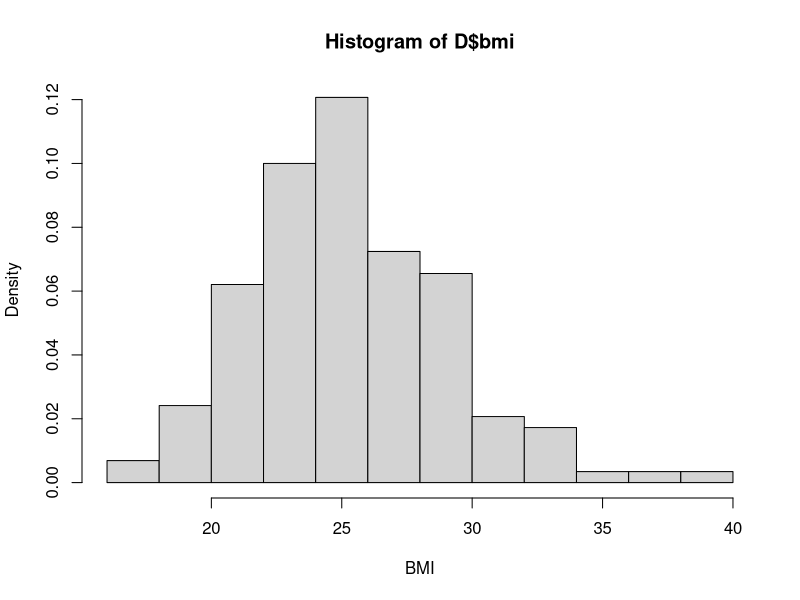
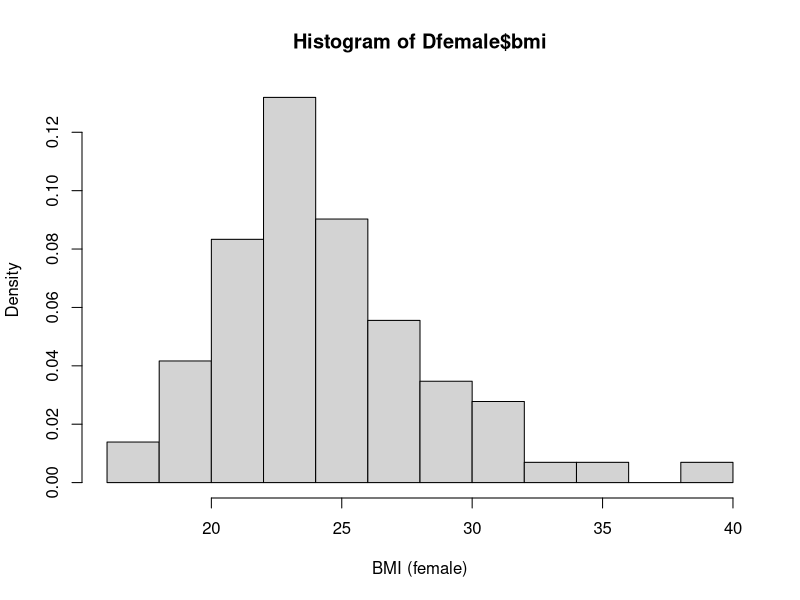
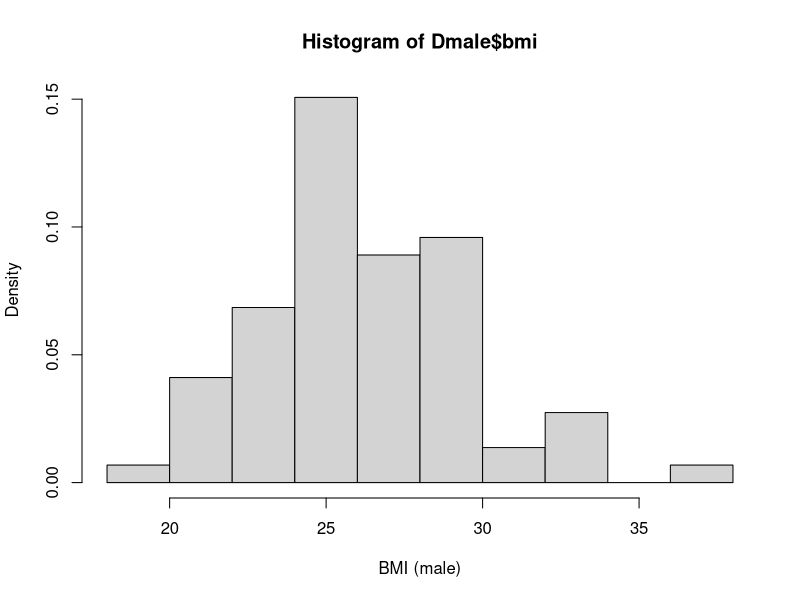
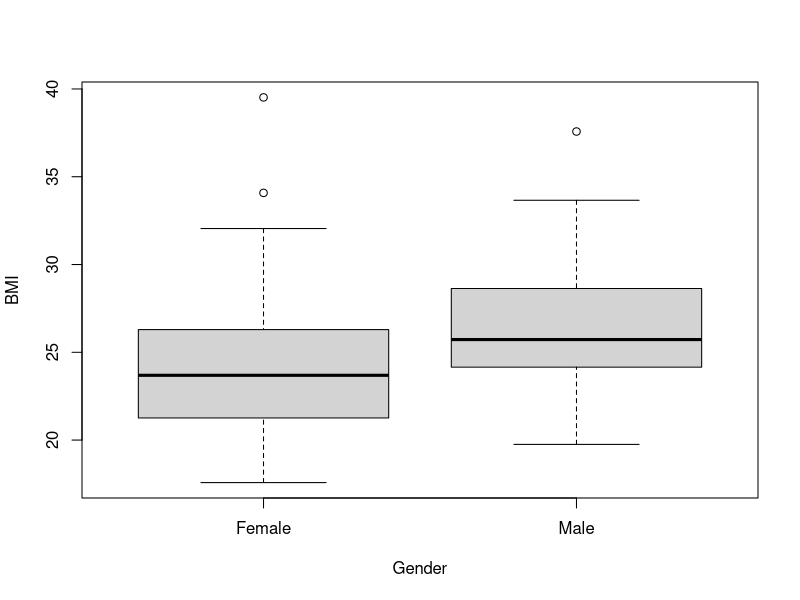
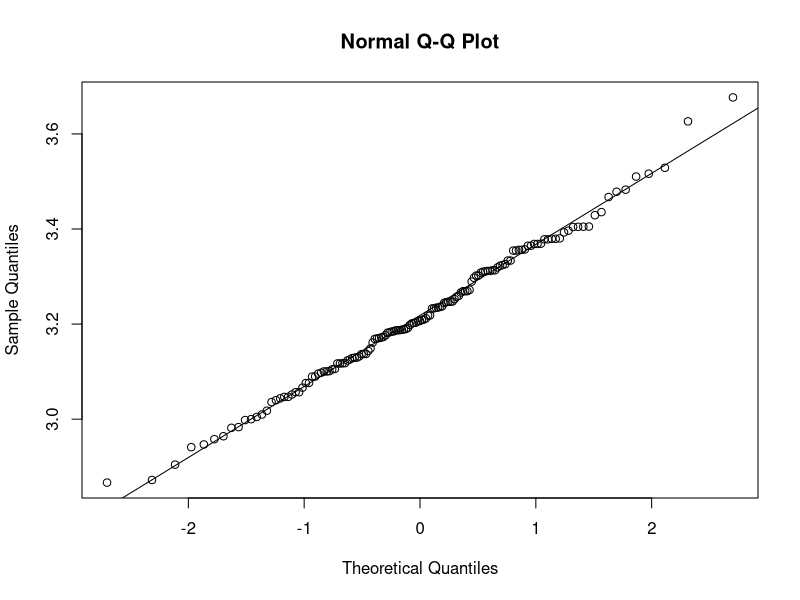
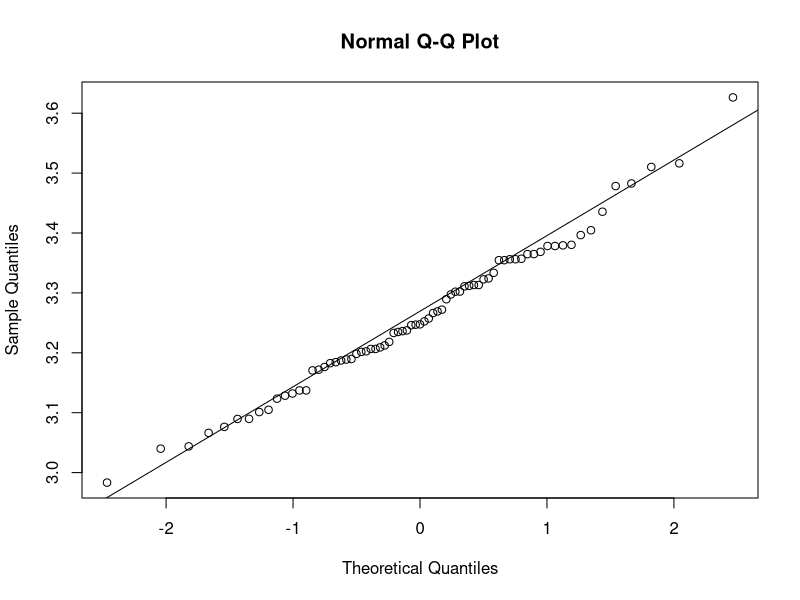
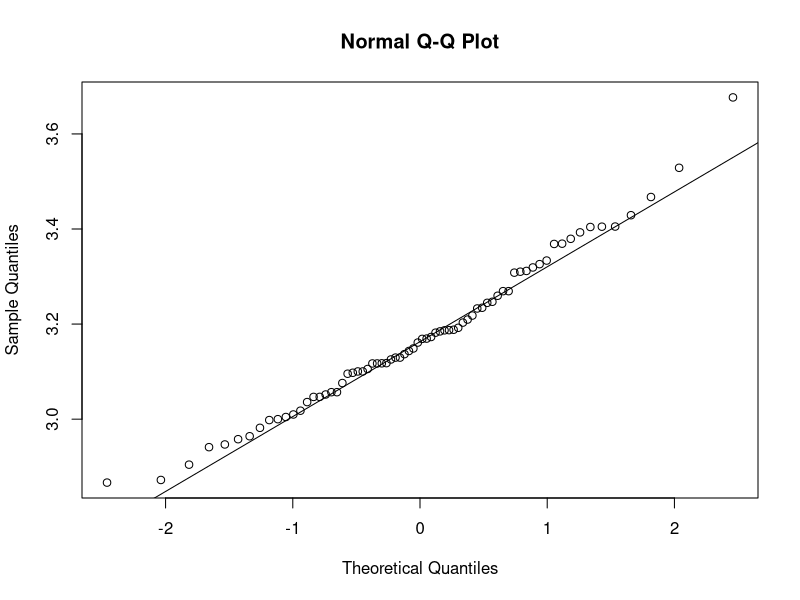
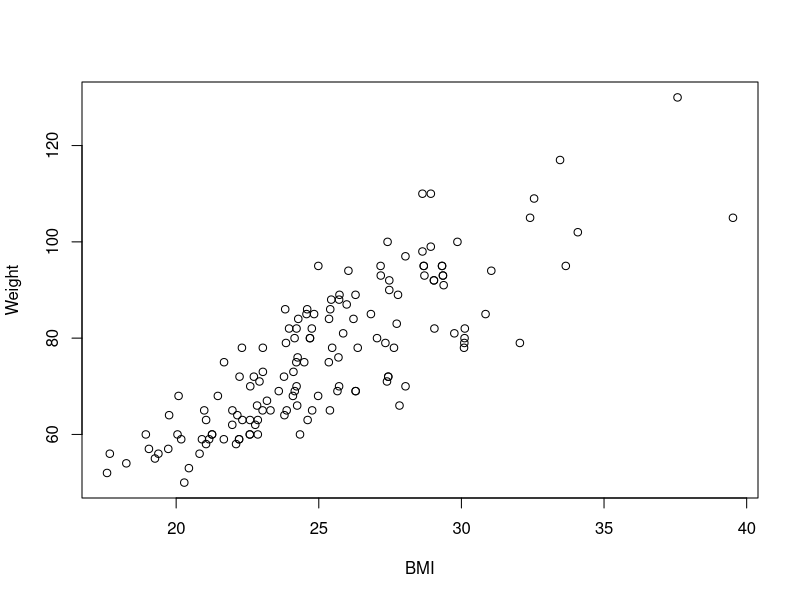

Recreate these plots in R, in order.

###########################################################################
## Set the working directory

## In RStudio the working directory is easily set via the menu
## "Session -> Set Working Directory -> To Source File Location" 
## Note: In R only "/" is used for separating in paths 
## (i.e. no backslash).
setwd("~/books/fifth_sem_dtu/stats/bmi1")

###########################################################################
## Read data into R

## Read data from bmi1_data.csv
D <- read.table("bmi1_data.csv", header=TRUE, sep=";", as.is=TRUE)

###########################################################################
## Simple overview of the data

## Dimensions of D (number of rows and columns)
dim(D)
##  Column/variable names
names(D)
## The first rows/observations
head(D)
## The last rows/observations
tail(D)
## Selected summary statistics
summary(D)
## Another type of summary of the dataset
str(D)
## Finding number of missing values
sum(is.na(D))


###########################################################################
## Calculate BMI scores

## Calculate BMI scores and add new variable to D
D$bmi <- D$weight/(D$height/100)^2

###########################################################################
## Histogram (empirical density)

## Histogram describing the empirical density of the BMI scores
## (histogram of the BMI scores normalized to have an area of 1)
hist(D$bmi, xlab="BMI", prob=TRUE)
mean(D$bmi)
median(D$bmi)
max(D$bmi)
min(D$bmi)
var(D$bmi)
###########################################################################
## Taking subsets of the data using 'subset'

## Divide data into two subsets according to gender
Dfemale <- subset(D, gender == 0)
Dmale <- subset(D, gender == 1)

###########################################################################
## Density histograms by gender

## Density histograms describing the empirical density
## of the BMI scores of women and men, respectively.
hist(Dfemale$bmi, xlab="BMI (female)", prob=TRUE)
hist(Dmale$bmi, xlab="BMI (male)", prob=TRUE)

mean(Dfemale$bmi)
median(Dfemale$bmi)
max(Dfemale$bmi)
min(Dfemale$bmi)
var(Dfemale$bmi)

mean(Dmale$bmi)
median(Dmale$bmi)
max(Dmale$bmi)
min(Dmale$bmi)
var(Dmale$bmi)
###########################################################################
## Box plot

## Box plot of BMI scores by gender
boxplot(Dfemale$bmi, Dmale$bmi, names=c("Female", "Male"), 
        xlab="Gender", ylab="BMI")
IQR(Dfemale$bmi)
IQR(Dmale$bmi)

###########################################################################
## Summary statistics for BMI

## Total number of observations
## (doesn't include missing values if there are any)
sum(!is.na(D$bmi))
## Sample mean (both genders combined)
mean(D$bmi, na.rm=TRUE)
## Sample variance (both genders combined)
var(D$bmi, na.rm=TRUE)
## sample standard deviation

sqrt(var(D$bmi, na.rm=TRUE))
##quartiles
quantile(D$bmi)

##feMale observation

sum(!is.na(Dfemale$bmi))
## Sample mean 
mean(Dfemale$bmi, na.rm=TRUE)
## Sample variance
var(Dfemale$bmi, na.rm=TRUE)
## sample standard deviation
sqrt(var(Dfemale$bmi, na.rm=TRUE))
##quartiles
quantile(Dfemale$bmi)

##Male observation

sum(!is.na(Dmale$bmi))
## Sample mean 
mean(Dmale$bmi, na.rm=TRUE)
## Sample variance 
var(Dmale$bmi, na.rm=TRUE)
## sample standard deviati  on
sqrt(var(Dmale$bmi, na.rm=TRUE))
##quartiles
quantile(Dmale$bmi)
  



##  
## The argument 'na.rm=TRUE' ensures that the statistic is
## computed even in cases where there are missing values.

###########################################################################
## qq-plot for model validation

## New variable 'logbmi' with log-transformed BMI
D$logbmi <- log(D$bmi)
## qq-plot of log-transformed BMI
qqnorm(D$logbmi)
qqline(D$logbmi)


mean(D$logbmi)
sqrt(var(D$logbmi))
median((D$logbmi))
##uupper bound for 95% CI
mean(D$logbmi) + qt(0.975,df=144) * (sqrt(var(D$logbmi))/sqrt(145))
##lower bound for 95% CI
mean(D$logbmi) - qt(0.975,df=144) * (sqrt(var(D$logbmi))/sqrt(145))
#lower and upper bounds in BMI
min_possible_mean = exp(3.242)
max_possible_mean = exp(3.193)
########Hypothesis test########33
t_obs = (mean(D$logbmi)-log(25))/(sqrt(var(D$logbmi))/sqrt(145))
p_value = 2*pt(-abs(t_obs),df=144)
###########################################################################
## One-sample t-test

## Testing hypothesis mu=log(25) for log-transformed BMI
t.test(D$logbmi, mu=log(25))
###########################################################################
### Men and women separate statistical Analysis 
###########################################################################
Dmale$logBMI <- log(Dmale$bmi)
Dfemale$logbmi <- log(Dfemale$bmi) 
qqnorm(Dmale$logBMI)
qqline(Dmale$logBMI)
qqnorm(Dfemale$logbmi)
qqline(Dfemale$logbmi)
mean(Dmale$logBMI)
sqrt(var(Dmale$logBMI))
mean(Dfemale$logbmi)
sqrt(var(Dfemale$logbmi))
###########################################################################

## CI's for the mean and median MEN
qt(0.975,df=72)
##uupper bound for 95% CI
mean(Dmale$logBMI) + qt(0.975,df=72) * (sqrt(var(Dmale$logBMI))/sqrt(73))
##lower bound for 95% CI
mean(Dmale$logBMI) - qt(0.975,df=72) * (sqrt(var(Dmale$logBMI))/sqrt(73))
exp(3.289498)
exp(3.231677)
## CI's for the mean and median FEMALE
qt(0.975,df=71)
##uupper bound for 95% CI
mean(Dfemale$logbmi) + qt(0.975,df=71) * (sqrt(var(Dfemale$logbmi))/sqrt(72))
##lower bound for 95% CI
mean(Dfemale$logbmi) - qt(0.975,df=71) * (sqrt(var(Dfemale$logbmi))/sqrt(72))
exp(3.211669)
exp(3.136525)

## Consider data for women only
Dfemale <- subset(D, gender == 0)
## Compute CI for mean log-BMI score of a woman
KI <- t.test(Dfemale$logbmi, conf.level=0.95)$conf.int
KI
## "Back-transform" to get a CI for median BMI score of a woman
exp(KI)
##################################################
t_obs_2 = ((3.260588-3.174)-0)/(sqrt((0.1239^2)/(73)+(0.1598^2)/(72)))
gamma = (0.1239^2/73 + 0.1598^2/72)^2 /(((0.1239^2/73)^2/(72))+((0.1598^2/72)^2/(71)))
p_value_2 = 2*pt(-abs(t_obs_2),df=133.78)

###################################################
###########################################################################
## Welch t-test for comparing two (independent) samples

## Comparison of mean logBMI for women and men
t.test(D$logbmi[D$gender == 0], D$logbmi[D$gender == 1])

###########################################################################
## Computing correlations
plot(D$bmi,D$weight,xlab = "BMI",ylab = "Weight")
plot(D$bmi,D$fastfood,xlab = "BMI",ylab = "Fast food")
plot(D$weight,D$fastfood,xlab = "Weight",ylab = "Fastfood")
## Computing correlations between selected variables
###weight and BMI correlation
we_bmi_corr = cov(D$weight,D$bmi)/(sd(D$weight)*sd(D$bmi))
###weight and Fast FOOd
we_fastfood_corr = cov(D$weight,D$fastfood)/(sd(D$weight)*sd(D$fastfood))
#### fast food and BMI
ff_bmi_corr = cov(D$fastfood,D$bmi)/(sd(D$fastfood)*sd(D$bmi))
############333
cor(D[,c("weight","fastfood","bmi")], use="pairwise.complete.obs")

###########################################################################
## Subsets in R
  
## Optional extra remark about taking subsets in R
##
## A logical vector with a TRUE or FALSE for each value 
## of a column in D, e.g.: Find all women in the data
D$gender == 0
## Can be used to find all the data for women
D[D$gender == 0, ]
## Alternatively, use the 'subset' function
subset(D, gender == 0)
## More complex logical expressions can be made, e.g.:
## Find all women who weigh less than 55 kg
subset(D, gender == 0 & weight < 55)

###########################################################################
## More R tips

## Use a 'for'-loop to calculate the summary statistics
## and assign the result to a new data.frame
Tbl <- data.frame()
for(i in 0:1){
  Tbl[i+1, "mean"] <- mean(D$bmi[D$gender == i])
  Tbl[i+1, "var"] <- var(D$bmi[D$gender == i])
}
row.names(Tbl) <- c("Women","Men")
## View the contents of Tbl
Tbl

## In R there are also more condensed ways to do such calculations.
## For example,
aggregate(D$bmi, by=list(D$gender), function(x){ 
  c(mean=mean(x), var=var(x)) 
})
## See more useful functions with: ?apply, ?aggregate and ?lapply
## For extremely efficient data handling see, e.g., the packages: 
## dplyr, tidyr, reshape2 and ggplot2

## LaTeX tips:
##
## The R package "xtable" can generate LaTeX tables written to a file 
## and thereby they can automatically be included in a .tex document.
## 
## The R package "knitr" can be used very elegantly to generate .tex 
## documents with R code written directly in the document. This 
## document and the book were generated using knitr.
